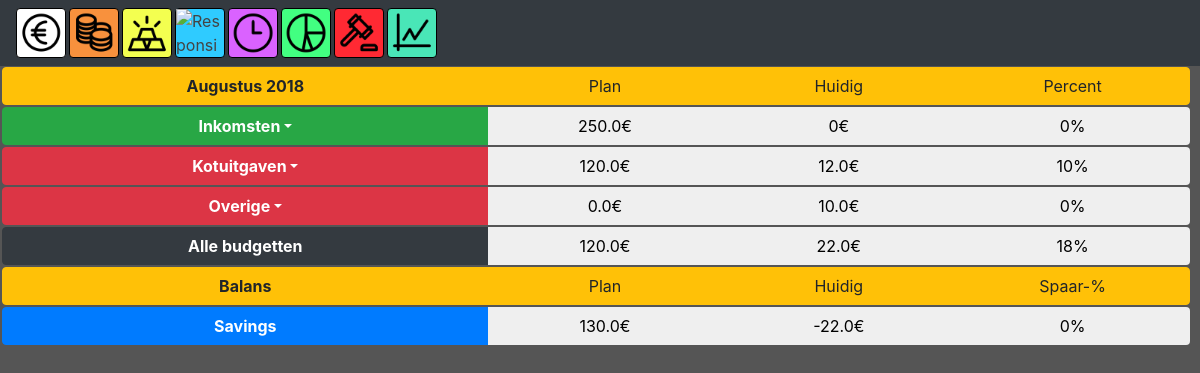
The page /budget (signed in) on the database its author committed.
### tables this page shows
CREATE TABLE `Inkomsten` (
	`userid`	INTEGER NOT NULL,
	`inkomsten`	REAL NOT NULL
);

CREATE TABLE "Budgetten" (
	`userid`	INTEGER NOT NULL,
	`naam`	TEXT NOT NULL,
	`bedrag`	REAL NOT NULL,
	`restaurant`	TEXT,
	`winkel`	TEXT,
	`openbaarVervoer`	TEXT,
	`auto`	TEXT,
	`verzekering`	TEXT,
	`dokters`	TEXT,
	`kleren`	TEXT,
	`abonnementen`	TEXT,
	`diensten`	TEXT,
	`elektronica`	TEXT,
	`gsm`	TEXT,
	`huisdieren`	TEXT,
	`elektriciteit`	TEXT,
	`huis`	TEXT,
	`water`	TEXT,
	`internet`	TEXT,
	`meubels`	TEXT,
	`supplies`	TEXT,
	`vuilnis`	TEXT,
	`games`	TEXT,
	`sport`	TEXT,
	`tekenen`	TEXT,
	`reizen`	TEXT,
	`tuin`	TEXT,
	`events`	TEXT,
	`lezen`	TEXT,
	`tv`	TEXT,
	`onderwijs`	TEXT,
	`charity`	TEXT,
	`belasting`	TEXT,
	`gift`	TEXT,
	`interest`	TEXT
);

### app.py (the view, shortened to what this page needs)
@app.route("/budget", methods=["POST","GET"])
@login_required
def budget():
    if request.method == "GET":
        db = db_connect('pythonsqlite.db')
        rowsb = db.execute("SELECT * FROM Inkomsten WHERE userid = ? ",
                          (session["user_id"],))
        rowb = rowsb.fetchone()
        inkomst = rowb[1]
        rowsb = db.execute("SELECT * FROM Transacties WHERE Userid = ? and Soort = ? and Datum >= date('now','start of month') and Datum < date('now','start of month','+1 month') ",
                          (session["user_id"], "Inkomst",))
        rowb = rowsb.fetchall()
        inkomhuidig = 0
        for row in rowb:
            inkomhuidig += row[2]
        rowsb = db.execute("SELECT * FROM Budgetten WHERE Userid = ?",
                          (session["user_id"],))
        budgetten = rowsb.fetchall()
        totaalbudget = 0
        for row in budgetten:
            totaalbudget += row[2]
        db = db_connect('pythonsqlite.db')
        rowsb = db.execute("SELECT * FROM Budgetten WHERE userid = ? ",
                          (session["user_id"],))
        rowb = rowsb.fetchall()
        budgethuidigen = []
        i = 0
        for budget in rowb:
            budgethuidigen.append(0)
            for categorie in range(32):
                if budget[categorie + 3] is not "NULL":
                    select = db.execute("SELECT * FROM Transacties WHERE userid=? and Subcategorie=? and Datum >= date('now','start of month') and Datum < date('now','start of month','+1 month')",
                          (session["user_id"], budget[categorie + 3]))
                    transacties = select.fetchall()
                    for transactie in transacties:
                        budgethuidigen[i] += transactie[2]
            i = i + 1
        totaalhuidigbudget = sum(budgethuidigen)
        selecteer = db.execute("SELECT * FROM Transacties WHERE userid=? and Soort=? and Datum >= date('now','start of month') and Datum < date('now','start of month','+1 month')",
                          (session["user_id"], "Uitgave"))
        uitgaven = selecteer.fetchall()
        totaaluitgaven = 0
        for uitgave in uitgaven:
            totaaluitgaven += uitgave[2]
        selecteer = db.execute("SELECT * FROM Transacties WHERE userid=? and Soort=? and Datum >= date('now','start of month') and Datum < date('now','start of month','+1 month')",
                          (session["user_id"], "Inkomst"))
        inkomsten = selecteer.fetchall()
        totaalinkomsten = 0
        for inkomst in inkomsten:
            totaalinkomsten += inkomst[2]
        return render_template("budget.html", inkomsten=inkomst, inkomhuidig=inkomhuidig, budgetten=budgetten, totaalbudget=totaalbudget, budgethuidigen=budgethuidigen, totaalhuidigbudget=totaalhuidigbudget, totaaluitgaven=totaaluitgaven, totaalinkomsten=totaalinkomsten)

### helpers.py (called while the page is built)
def db_connect(string):
    conn = sqlite3.connect(string)
    return conn.cursor()

def login_required(f):
    @wraps(f)
    def decorated_function(*args, **kwargs):
        if session.get("user_id") is None:
            return redirect("/login")
        return f(*args, **kwargs)
    return decorated_function

### templates/budget.html (shortened to what this page needs)
{%extends "layoutHome.html"%}
{%block homeBody%}
<div class="btn-group headerbudget" role="group" aria-label="Basic example">
        <button type="button" class="largebudget btn btn-warning">Augustus 2018</button>
        <button type="button" class="smallbudget btn btn-warning">Plan</button>
        <button type="button" class="smallbudget btn btn-warning">Huidig</button>
        <button type="button" class="smallbudget btn btn-warning">Percent</button>
      </div>
<div class="btn-group headerbudget" role="group" aria-label="Basic example">
        <div class="largebudget btn-group" role="group">
                <button id="btnGroupDrop1" type="button" class="expensebudget btn btn-success dropdown-toggle dropdown-toggle-split" data-toggle="dropdown" aria-haspopup="true" aria-expanded="false">
                Inkomsten
                </button>
            </div>
        <button type="button" class="smallbudget btn ">{{ inkomsten }}€</button>
        <button type="button" class="smallbudget btn ">{{ inkomhuidig }}€</button>
        <button type="button" class="smallbudget btn ">{% if inkomsten > 0 %}{{ (inkomhuidig / inkomsten * 100) | int }}%{%else%}0%{% endif %}</button>
      </div>
{%set i = namespace(a=0)%}
{% for budget in budgetten %}
<div class="btn-group headerbudget" role="group" aria-label="Button group with nested dropdown">
    <div class="largebudget btn-group" role="group">
        <button id="btnGroupDrop1" type="button" class="expensebudget btn btn-danger dropdown-toggle dropdown-toggle-split" data-toggle="dropdown" aria-haspopup="true" aria-expanded="false">
        {{budget[1]}}
        </button>
    </div>
    <button type="button" class="smallbudget btn ">{{budget[2]}}€</button>
    <button type="button" class="smallbudget btn ">{{budgethuidigen[i.a]}}€</button>
    <button type="button" class="smallbudget btn ">{% if budget[2] > 0 %}{{ (budgethuidigen[i.a] / budget[2] * 100) | int }}%{%else%}0%{% endif %}</button>
</div>
{%set i.a = i.a + 1%}
{% endfor %}
<div class="btn-group headerbudget" role="group" aria-label="Basic example">
        <div class="largebudget btn-group" role="group">
                <button id="btnGroupDrop1" type="button" class="expensebudget btn btn-danger dropdown-toggle dropdown-toggle-split" data-toggle="dropdown" aria-haspopup="true" aria-expanded="false">
                Overige
                </button>
            </div>
        <button type="button" class="smallbudget btn ">0.0€</button>
        <button type="button" class="smallbudget btn ">{{totaaluitgaven - totaalhuidigbudget}}€</button>
        <button type="button" class="smallbudget btn ">0%</button>
      </div>
<div class="btn-group headerbudget" role="group" aria-label="Basic example">
    <button type="button" class="largebudget btn btn-dark">Alle budgetten</button>
    <button type="button" class="smallbudget btn ">{{ totaalbudget }}€</button>
    <button type="button" class="smallbudget btn ">{{ totaaluitgaven }}€</button>
    <button type="button" class="smallbudget btn ">{% if totaalbudget > 0 %}{{ (totaaluitgaven / totaalbudget * 100) | int }}%{%else%}0%{% endif %}</button>
    </div>
<div class="btn-group headerbudget" role="group" aria-label="Basic example">
    <button type="button" class="largebudget btn btn-warning">Balans</button>
    <button type="button" class="smallbudget btn btn-warning">Plan</button>
    <button type="button" class="smallbudget btn btn-warning">Huidig</button>
    <button type="button" class="smallbudget btn btn-warning">Spaar-%</button>
    </div>
<div class="btn-group headerbudget" role="group" aria-label="Basic example">
    <button type="button" class="largebudget btn btn-primary">Savings</button>
    <button type="button" class="smallbudget btn ">{{ (inkomsten - totaalbudget) | round(2) }}€</button>
    <button type="button" class="smallbudget btn ">{{ (totaalinkomsten - totaaluitgaven) | round(2) }}€</button>
    <button type="button" class="smallbudget btn ">{% if totaalinkomsten > 0 %}{{ (((totaalinkomsten - totaaluitgaven)/totaalinkomsten)*100) | round(2) }}%{%else%}0%{% endif %}</button>
    </div>
{%endblock%}

### static/styles.css (style rules this page uses)
body { background: #555555 !important; }
.largebudget { width:41.5% !important; font-weight: bold; padding: 0px; }
.smallbudget { width:20% !important; }
.headerbudget { width:99% !important; font-weight: bold; margin: 1px; margin-left: 2px; }
.expensebudget { width:100% !important; font-weight: bold; }

### rows shown on the page
Inkomsten: inkomsten "250.0", (inkomhuidig/inkomsten*100)|int "0", (inkomsten-totaalbudget)|round(2) "130.0"
Budgetten: naam "Kotuitgaven", bedrag "120.0", budgethuidigen "12.0", (budgethuidigen[i.a]/budget[2]*100)|int "10"

### other values the page prints
{{ inkomhuidig }} "0"
{{ totaaluitgaven - totaalhuidigbudget }} "10.0"
{{ totaalbudget }} "120.0"
{{ totaaluitgaven }} "22.0"
{{ (totaaluitgaven / totaalbudget * 100) | int }} "18"
{{ (totaalinkomsten - totaaluitgaven) | round(2) }} "-22.0"
